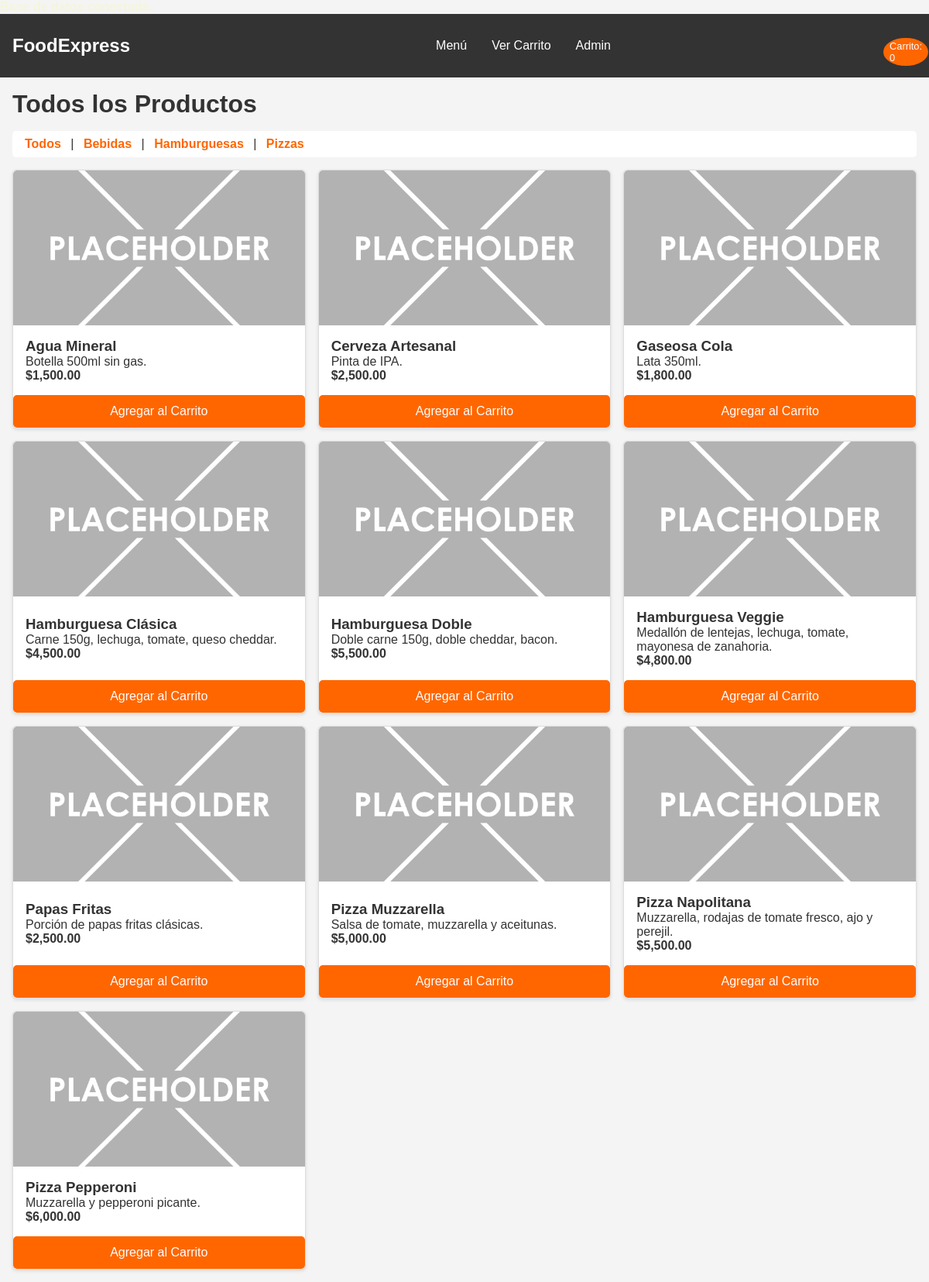
The page / on the database its author committed.
### tables this page shows
CREATE TABLE fab_categorias (
    id_categoria INT AUTO_INCREMENT PRIMARY KEY,
    nombre_categoria VARCHAR(100) NOT NULL
);

CREATE TABLE fab_productos (
    id_producto INT AUTO_INCREMENT PRIMARY KEY,
    nombre_producto VARCHAR(150) NOT NULL,
    descripcion TEXT,
    precio DECIMAL(10, 2) NOT NULL,
    imagen_url VARCHAR(255) DEFAULT './fab_assets/images/default.jpg',
    id_categoria INT,
    CONSTRAINT fk_prod_categoria FOREIGN KEY (id_categoria) REFERENCES fab_categorias(id_categoria)
);

### fab_includes/fab_conexion.php (called while the page is built, shortened)
<?php
    function fab_connect() {
        try {
            return True;
        } catch (Exception $e) {
            echo "<p style='color: orange; text-align: center;'>Ocurrió un error al conectarse a la base de datos: $e</p>";
            return False;
        }
    }
?>

### index.php (the view, shortened to what this page needs)
<?php
    include "fab_includes/fab_conexion.php";
    if (fab_connect()) {
        echo "<p style='color: beige;'><b>Base de datos conectada.</b></p>";
    } else {
        echo "<p style='color: red;'><b>Base de datos no conectada.</b></p>";
    }
    $fab_categoria_filtro = "";
    $fab_titulo_categoria = "Todos los Productos";
    $fab_sql_cats = "SELECT * FROM fab_categorias ORDER BY nombre_categoria";
    $fab_result_cats = mysqli_query($fab_connection, $fab_sql_cats);
    $fab_sql_prods = "SELECT p.*, c.nombre_categoria
                    FROM fab_productos p
                    JOIN fab_categorias c ON p.id_categoria = c.id_categoria
                    $fab_categoria_filtro
                    ORDER BY c.nombre_categoria, p.nombre_producto";
    $fab_result_prods = mysqli_query($fab_connection, $fab_sql_prods);
?>
<!DOCTYPE html>
<html lang="es">
<head>
    <link rel="stylesheet" href="fab_css/fab_estilos.css">
</head>
<body>
    <header class="fab-header">
        <a href="index.php" class="fab-logo">FoodExpress</a>
        <nav id="fab-main-nav" class="fab-nav">
            <ul class="fab-nav-list">
                <li><a href="index.php">Menú</a></li>
                <li><a href="fab_pages/fab_checkout.php">Ver Carrito</a></li>
                <li><a href="fab_pages/fab_admin.php">Admin</a></li>
            </ul>
        </nav>
        <div class="fab-cart-icon">
            <a href="fab_pages/fab_checkout.php">
                <span id="fab-cart-count">Carrito: 0</span>
            </a>
        </div>
    </header>
    <main>
        <h1><?php echo $fab_titulo_categoria; ?></h1>
        <nav class="fab-filters">
            <a href="index.php">Todos</a>
            <?php
                if ($fab_result_cats && mysqli_num_rows($fab_result_cats) > 0) {
                    mysqli_data_seek($fab_result_cats, 0);
                    while ($fab_cat = mysqli_fetch_assoc($fab_result_cats)) {
                        $fab_cat_id = $fab_cat['id_categoria'];
                        $fab_cat_nombre = htmlspecialchars($fab_cat['nombre_categoria']);
                        echo " | <a href='index.php?fab_categoria_id=$fab_cat_id'>$fab_cat_nombre</a>";
                    }
                }
            ?>
        </nav>
        <section class="fab-menu-grid">
            <?php
                if ($fab_result_prods && mysqli_num_rows($fab_result_prods) > 0) {
                    while ($fab_prod = mysqli_fetch_assoc($fab_result_prods)) {
                        echo "<article class='fab-product-card'>";
                        echo "<img src='" . htmlspecialchars($fab_prod['imagen_url']) . "' alt='" . htmlspecialchars($fab_prod['nombre_producto']) . "'>";
                        echo "<div class='fab-product-card-body'>";
                        echo "<h3>" . htmlspecialchars($fab_prod['nombre_producto']) . "</h3>";
                        echo "<p>" . htmlspecialchars($fab_prod['descripcion']) . "</p>";
                        echo "<strong>$" . number_format($fab_prod['precio'], 2) . "</strong>";
                        echo "</div>";
                        echo "<button class='fab-add-to-cart'
                                data-id='" . $fab_prod['id_producto'] . "'
                                data-name='" . htmlspecialchars($fab_prod['nombre_producto']) . "'
                                data-price='" . $fab_prod['precio'] . "'>
                                Agregar al Carrito
                            </button>";
                        echo "</article>";
                    }
                } else {
                    echo "<p>No hay productos disponibles en esta categoría.</p>";
                }
            ?>
        </section>
    </main>
</body>
</html>

### fab_css/fab_estilos.css (style rules this page uses)
:root { --fab-primary: #FF6600; --fab-secondary: #333333; --fab-light-bg: #f4f4f4; --fab-white: #FFFFFF; --fab-accent: #4CAF50; --fab-border: #ddd; }
* { margin: 0; padding: 0; box-sizing: border-box; }
body { font-family: Arial, sans-serif; background-color: var(--fab-light-bg); color: var(--fab-secondary); }
.fab-header { background-color: var(--fab-secondary); color: var(--fab-white); padding: 1rem; display: flex; justify-content: space-between; align-items: center; position: sticky; top: 0; }
.fab-logo { font-size: 1.5rem; font-weight: bold; color: var(--fab-white); text-decoration: none; }
.fab-nav { display: flex; flex-direction: column; width: 100%; background-color: var(--fab-secondary); position: absolute; top: 65px; left: 0; }
.fab-nav-list { list-style: none; }
.fab-nav-list li a { display: block; padding: 1rem; color: var(--fab-white); text-decoration: none; }
.fab-cart-icon a { color: var(--fab-white); text-decoration: none; font-size: 1.2rem; position: relative; }
#fab-cart-count { background-color: var(--fab-primary); color: var(--fab-white); border-radius: 50%; padding: 0.2rem 0.5rem; font-size: 0.8rem; position: absolute; top: -10px; right: -15px; }
main { padding: 1rem; max-width: 1200px; margin: 0 auto; }
h1, h2 { color: var(--fab-secondary); margin-bottom: 1rem; }
.fab-filters { margin-bottom: 1rem; padding: 0.5rem; background-color: var(--fab-white); border-radius: 5px; }
.fab-filters a { text-decoration: none; color: var(--fab-primary); font-weight: bold; padding: 0 0.5rem; }
.fab-menu-grid { display: grid; grid-template-columns: 1fr; gap: 1rem; }
.fab-product-card { background-color: var(--fab-white); border: 1px solid var(--fab-border); border-radius: 5px; box-shadow: 0 2px 4px rgba(0,0,0,0.1); display: flex; flex-direction: column; justify-content: space-between; }
.fab-product-card img { width: 100%; height: 200px; object-fit: cover; border-radius: 5px 5px 0 0; }
.fab-product-card-body { padding: 1rem; }
.fab-add-to-cart, .fab-button { background-color: var(--fab-primary); color: var(--fab-white); border: none; padding: 0.75rem 1rem; border-radius: 5px; cursor: pointer; width: 100%; text-align: center; font-size: 1rem; text-decoration: none; transition: background-color 0.3s ease; }
@media (min-width: 900px) { .fab-nav { display: flex; flex-direction: row; position: static; width: auto; background: none; } }
@media (min-width: 900px) { .fab-nav-list { display: flex; flex-direction: row; } }
@media (min-width: 900px) { .fab-nav-list li a { color: var(--fab-white); } }
@media (min-width: 900px) { .fab-menu-grid { grid-template-columns: repeat(3, 1fr); } }

### rows shown on the page
fab_categorias: nombre_categoria "Bebidas"
fab_categorias: nombre_categoria "Hamburguesas"
fab_categorias: nombre_categoria "Pizzas"
fab_productos: imagen_url (placeholder picture), nombre_producto "Agua Mineral", descripcion "Botella 500ml sin gas.", precio "1,500.00"
fab_productos: imagen_url (placeholder picture), nombre_producto "Cerveza Artesanal", descripcion "Pinta de IPA.", precio "2,500.00"
fab_productos: imagen_url (placeholder picture), nombre_producto "Gaseosa Cola", descripcion "Lata 350ml.", precio "1,800.00"
fab_productos: imagen_url (placeholder picture), nombre_producto "Hamburguesa Clásica", descripcion "Carne 150g, lechuga, tomate, queso cheddar.", precio "4,500.00"
fab_productos: imagen_url (placeholder picture), nombre_producto "Hamburguesa Doble", descripcion "Doble carne 150g, doble cheddar, bacon.", precio "5,500.00"
fab_productos: imagen_url (placeholder picture), nombre_producto "Hamburguesa Veggie", descripcion "Medallón de lentejas, lechuga, tomate, mayonesa de zanahoria.", precio "4,800.00"
fab_productos: imagen_url (placeholder picture), nombre_producto "Papas Fritas", descripcion "Porción de papas fritas clásicas.", precio "2,500.00"
fab_productos: imagen_url (placeholder picture), nombre_producto "Pizza Muzzarella", descripcion "Salsa de tomate, muzzarella y aceitunas.", precio "5,000.00"
fab_productos: imagen_url (placeholder picture), nombre_producto "Pizza Napolitana", descripcion "Muzzarella, rodajas de tomate fresco, ajo y perejil.", precio "5,500.00"
fab_productos: imagen_url (placeholder picture), nombre_producto "Pizza Pepperoni", descripcion "Muzzarella y pepperoni picante.", precio "6,000.00"

### other values the page prints
$fab_titulo_categoria "Todos los Productos"
